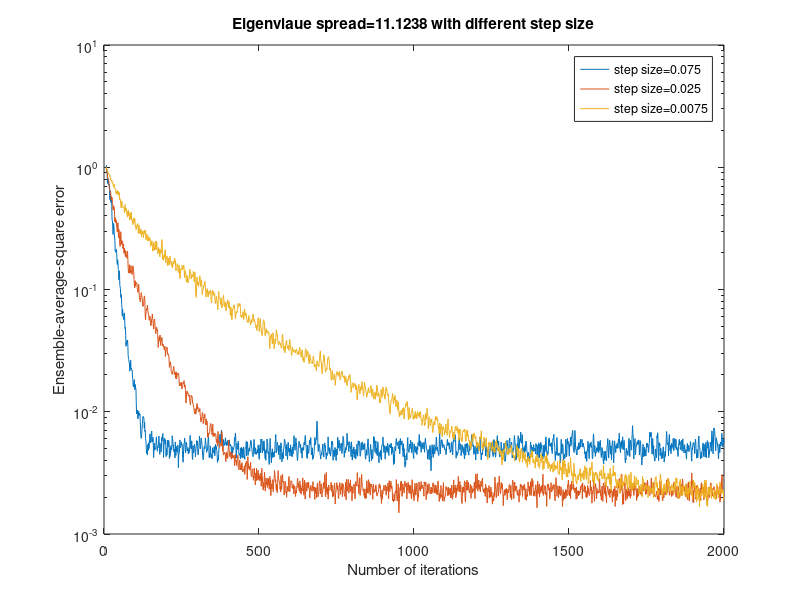

Recreate this plot in MATLAB.

clear all
W=3.1;
%W=[2.9 3.3 3.5]
step_size=[0.075 0.025 0.0075];
%step_size=0.025

SNR_db=1:14;
SNR_lin=10.^(SNR_db/10); % SNR=symbol power=1/noise_power
noise_pow=1./SNR_lin;
%noise_power=noise_pow(1);
noise_power=0.001;
M = 11;
N = 2001;
K=200;
delay = 7;
J = zeros(length(step_size),N);
w_LMS=zeros(length(step_size),M);
for s=1:length(step_size)
    n = 1:3;
    h1 = 0.5*(1+cos((2*pi/W)*(n-2)));    
    h = [zeros(1) h1];
    ww=zeros(K,M);
    JJ= zeros(K,N);
    H=[h zeros(1,M-1)];
    for jj=2:M
        H(jj,:)=circshift(H(jj-1,:),1);
    end
    R=H*H.'+noise_power*eye(M);

    [V D] = eig(R);
    eigen_v = diag(D);
    eigen_spread = max(eigen_v)/min(eigen_v)
    for i=1:K
        x=(rand(1,N)>0.5)*2-1;
        u=conv(x,h);
        u=u+sqrt(noise_power)*randn(1,length(u));
        u=u(1:end-3);
        w=zeros(1,M);
        for n=1:N
            if n<M
                 u2=[u(n:-1:1) zeros(1,M-n)];
            else
                u2=u(n:-1:n-(M-1));
            end
            y=w*u2';
            if n>delay
                e=x(n-delay)-y;
                w=w+step_size(s)*e*u2;
                JJ(i,n)=abs(e)^2;
            end
        end
        ww(i,:)=w;
    end
    w_LMS(s,:)=ww(1,:);
    J(s,:)=sum(JJ,1)/K;
end

semilogy(0:N-1,J);
legend('step size=0.075','step size=0.025','step size=0.0075')
title('Eigenvlaue spread=11.1238 with different step size')
%title('Step size=0.025 with different eigenvalue spread')
%legend('eigenvalue spread=6.0782','eigenvalue spread=21.7132','eigenvalue spread=46.8216')
xlabel('Number of iterations')
ylabel('Ensemble-average-square error')
axis([0 N-1 10^-3 10^1]);

H=[h zeros(1,M-1)];
for jj=2:M
    H(jj,:)=circshift(H(jj-1,:),1);
end
R=H*H.'+noise_power*eye(M);
    
[V D] = eig(R);
eigen_v = diag(D);
eigen_spread = max(eigen_v)/min(eigen_v);
